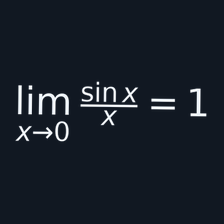
#> input picture data_calculus_equations/generated/calculus-equation-001-limits-dark.png, 224 x 224 px
$ python -i split_handwritten.py   (imports and definitions only)
#> lines starting #> are read from the running program, lines starting #| are printed output that depends on the picture
r"""Split handwritten Lewis-structure grid pages into classifier PNG files.

Default usage:

    .\.venv\Scripts\python.exe utilities\split_handwritten.py

Input:
    data_lewis\hand_written

Output:
    data_lewis\han_written_split_training
"""

from __future__ import annotations

import argparse
from collections import deque
from pathlib import Path
from typing import Iterable

from PIL import Image, ImageOps


PROJECT_ROOT = Path(__file__).resolve().parents[1]
DEFAULT_INPUT_DIR = PROJECT_ROOT / "data_calculus_equations" / "hand_written"
DEFAULT_OUTPUT_DIR = PROJECT_ROOT / "data_calculus_equations" / "han_written_split"
SUPPORTED_EXTENSIONS = {".png", ".jpg", ".jpeg", ".bmp", ".tif", ".tiff"}
OUTPUT_SIZE = 224


def _group_adjacent(indices: Iterable[int], max_gap: int = 2) -> list[tuple[int, int]]:
    groups: list[list[int]] = []
    for index in indices:
        if not groups or index - groups[-1][-1] > max_gap:
            groups.append([index])
        else:
            groups[-1].append(index)
    return [(group[0], group[-1]) for group in groups]


def _detect_grid_lines(
    grayscale: Image.Image,
    *,
    axis: str,
    minimum_fraction: float = 0.55,
) -> list[int]:
    """Return centers of long dark horizontal or vertical grid lines."""
    width, height = grayscale.size
    pixels = grayscale.load()

    if axis == "horizontal":
        scores = [
            sum(pixels[x, y] < 150 for x in range(width))
            for y in range(height)
        ]
        required = width * minimum_fraction
    elif axis == "vertical":
        scores = [
            sum(pixels[x, y] < 150 for y in range(height))
            for x in range(width)
        ]
        required = height * minimum_fraction
    else:
        raise ValueError("axis must be 'horizontal' or 'vertical'")

    runs = _group_adjacent(
        (index for index, score in enumerate(scores) if score >= required)
    )
    return [round((start + end) / 2) for start, end in runs]


def _grid_boundaries(
    length: int,
    detected_lines: list[int],
    *,
    cell_count: int,
) -> list[int]:
    """Use detected internal lines, falling back to an equal grid."""
    internal_lines = [line for line in detected_lines if 2 < line < length - 3]
    expected_internal_count = cell_count - 1

    if len(internal_lines) == expected_internal_count:
        return [0, *internal_lines, length]

    return [round(index * length / cell_count) for index in range(cell_count + 1)]


def _binary_ink_mask(image: Image.Image, threshold: int = 205) -> Image.Image:
    grayscale = ImageOps.grayscale(image)
    normalized = ImageOps.autocontrast(grayscale, cutoff=1)
    return normalized.point(lambda value: 255 if value < threshold else 0)


def _connected_components(
    mask: Image.Image,
) -> list[tuple[int, tuple[int, int, int, int]]]:
    """Return (pixel count, bounding box) for 8-connected ink components."""
    width, height = mask.size
    pixels = mask.load()
    visited = bytearray(width * height)
    components: list[tuple[int, tuple[int, int, int, int]]] = []

    for y in range(height):
        for x in range(width):
            flat_index = y * width + x
            if visited[flat_index] or pixels[x, y] == 0:
                continue

            queue = deque([(x, y)])
            visited[flat_index] = 1
            area = 0
            left = right = x
            top = bottom = y

            while queue:
                current_x, current_y = queue.popleft()
                area += 1
                left = min(left, current_x)
                right = max(right, current_x)
                top = min(top, current_y)
                bottom = max(bottom, current_y)

                for neighbor_y in range(
                    max(0, current_y - 1),
                    min(height, current_y + 2),
                ):
                    for neighbor_x in range(
                        max(0, current_x - 1),
                        min(width, current_x + 2),
                    ):
                        neighbor_index = neighbor_y * width + neighbor_x
                        if (
                            not visited[neighbor_index]
                            and pixels[neighbor_x, neighbor_y] != 0
                        ):
                            visited[neighbor_index] = 1
                            queue.append((neighbor_x, neighbor_y))

            components.append((area, (left, top, right + 1, bottom + 1)))

    return components


def _union_boxes(
    boxes: Iterable[tuple[int, int, int, int]],
) -> tuple[int, int, int, int] | None:
    boxes = list(boxes)
    if not boxes:
        return None
    return (
        min(box[0] for box in boxes),
        min(box[1] for box in boxes),
        max(box[2] for box in boxes),
        max(box[3] for box in boxes),
    )


def _content_box(cell: Image.Image) -> tuple[int, int, int, int] | None:
    """Find handwriting while ignoring isolated scan marks and grid remnants."""
    width, height = cell.size
    edge_x = max(4, round(width * 0.025))
    edge_y = max(4, round(height * 0.04))
    inner_box = (edge_x, edge_y, width - edge_x, height - edge_y)
    inner = cell.crop(inner_box)
    components = _connected_components(_binary_ink_mask(inner))

    # Letters and bonds form the larger components. Their union defines the
    # main diagram; nearby small components are retained as lone-pair dots.
    significant = [
        box
        for area, box in components
        if area >= 12 or (box[2] - box[0]) >= 10 or (box[3] - box[1]) >= 10
    ]
    main_box = _union_boxes(significant)
    if main_box is None:
        return None

    main_width = main_box[2] - main_box[0]
    main_height = main_box[3] - main_box[1]
    nearby_distance = max(24, round(max(main_width, main_height) * 0.18))
    nearby_box = (
        main_box[0] - nearby_distance,
        main_box[1] - nearby_distance,
        main_box[2] + nearby_distance,
        main_box[3] + nearby_distance,
    )

    retained_boxes = []
    retained_ink_pixels = 0
    for area, box in components:
        center_x = (box[0] + box[2]) / 2
        center_y = (box[1] + box[3]) / 2
        if (
            nearby_box[0] <= center_x <= nearby_box[2]
            and nearby_box[1] <= center_y <= nearby_box[3]
        ):
            retained_boxes.append(box)
            retained_ink_pixels += area

    if retained_ink_pixels < 35:
        return None

    content = _union_boxes(retained_boxes)
    if content is None:
        return None

    left, top, right, bottom = content
    content_width = right - left
    content_height = bottom - top
    padding_x = max(8, round(content_width * 0.12))
    padding_y = max(8, round(content_height * 0.12))

    return (
        max(0, left + inner_box[0] - padding_x),
        max(0, top + inner_box[1] - padding_y),
        min(width, right + inner_box[0] + padding_x),
        min(height, bottom + inner_box[1] + padding_y),
    )


def _background_color(image: Image.Image) -> tuple[int, int, int]:
    width, height = image.size
    sample_size = max(1, min(width, height) // 10)
    corner_samples = (
        image.crop((0, 0, sample_size, sample_size)),
        image.crop((width - sample_size, 0, width, sample_size)),
        image.crop((0, height - sample_size, sample_size, height)),
        image.crop(
            (
                width - sample_size,
                height - sample_size,
                width,
                height,
            )
        ),
    )
    pixels: list[tuple[int, int, int]] = []
    for sample in corner_samples:
        colors = sample.getcolors(maxcolors=sample.width * sample.height)
        if colors:
            pixels.append(max(colors, key=lambda item: item[0])[1])

    if not pixels:
        return (255, 255, 255)
    return tuple(
        round(sum(color[channel] for color in pixels) / len(pixels))
        for channel in range(3)
    )


def _fit_to_classifier_format(
    image: Image.Image,
    *,
    size: int = OUTPUT_SIZE,
    margin: int = 12,
) -> Image.Image:
    image = image.convert("RGB")
    background = _background_color(image)
    fitted = image.copy()
    fitted.thumbnail((size - 2 * margin, size - 2 * margin), Image.Resampling.LANCZOS)

    canvas = Image.new("RGB", (size, size), background)
    left = (size - fitted.width) // 2
    top = (size - fitted.height) // 2
    canvas.paste(fitted, (left, top))
    return canvas


def split_page(
    input_path: str | Path,
    output_dir: str | Path,
    *,
    rows: int = 6,
    columns: int = 2,
    size: int = OUTPUT_SIZE,
) -> list[Path]:
    """Split one grid page, skipping cells without handwriting."""
#> called with output_dir = 'out.png', rows = 6, columns = 2, size = 224
    source_path = Path(input_path)
    destination = Path(output_dir)
    destination.mkdir(parents=True, exist_ok=True)

    with Image.open(source_path) as source:
#> source is the input picture: PIL image 224x224 RGB; mean R, G, B 23.8, 30.7, 40.5
        page = source.convert("RGB")

    grayscale = ImageOps.grayscale(page)
    horizontal_lines = _detect_grid_lines(grayscale, axis="horizontal")
#> in _detect_grid_lines, `scores = [ sum(pixels[x, y] < 150 for x in range(width)) for y in rang..`: scores = 224 values, max 224 at index 0, min 141 at index 106, mean 217.9
#> in _detect_grid_lines, `runs = _group_adjacent( (index for index, score in enumerate(scores) i..`: runs = [(0, 223)]
#> horizontal_lines = [112]
    vertical_lines = _detect_grid_lines(grayscale, axis="vertical")
#> vertical_lines = [112]
    x_boundaries = _grid_boundaries(
        page.width,
        vertical_lines,
        cell_count=columns,
    )
#> x_boundaries = [0, 112, 224]
    y_boundaries = _grid_boundaries(
        page.height,
        horizontal_lines,
        cell_count=rows,
    )
#> y_boundaries = [0, 37, 75, 112, 149, 187, 224]

    output_paths: list[Path] = []
    line_margin = 3

    for row in range(rows):
        for column in range(columns):
            left = x_boundaries[column] + (line_margin if column > 0 else 0)
            right = x_boundaries[column + 1] - (
                line_margin if column < columns - 1 else 0
            )
            top = y_boundaries[row] + (line_margin if row > 0 else 0)
            bottom = y_boundaries[row + 1] - (
                line_margin if row < rows - 1 else 0
            )
            cell = page.crop((left, top, right, bottom))
            content_box = _content_box(cell)
            if content_box is None:
                print(
                    f"Skipped empty cell: {source_path.name} "
                    f"row={row + 1} column={column + 1}"
                )
                continue

            content = cell.crop(content_box)
            converted = _fit_to_classifier_format(content, size=size)
            output_name = (
                f"handwritten-{source_path.stem.lower()}-"
                f"r{row + 1:02d}-c{column + 1:02d}.png"
            )
            output_path = destination / output_name
            converted.save(output_path, format="PNG", optimize=True)
            output_paths.append(output_path)
            print(f"Saved {output_path.name}")
#> this loop made 6 passes
#> pass 1, in _content_box, `inner = cell.crop(inner_box)`:
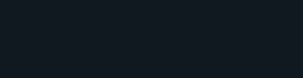
#> inner: PIL image 101x26 RGB (shown 3 times larger); mean R, G, B 17, 24, 34
#> pass 1, in _fit_to_classifier_format, `image = image.convert("RGB")`:
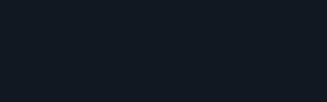
#> image: PIL image 109x34 RGB (shown 3 times larger); mean R, G, B 17, 24, 34
#> pass 1, in _fit_to_classifier_format, `canvas = Image.new("RGB", (size, size), background)`:
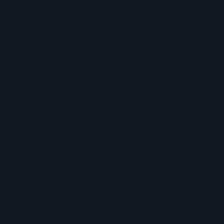
#> canvas: PIL image 224x224 RGB; mean R, G, B 17, 24, 34
#> after the loop, output_paths = 12 items

    return output_paths


# [60 lines left out: functions split_directory, _parse_args, main, not called in this run]


# [2 lines not run here, left out]

>>> result = split_page('../data_calculus_equations/generated/calculus-equation-001-limits-dark.png', 'out.png')
#> result = 12 items
